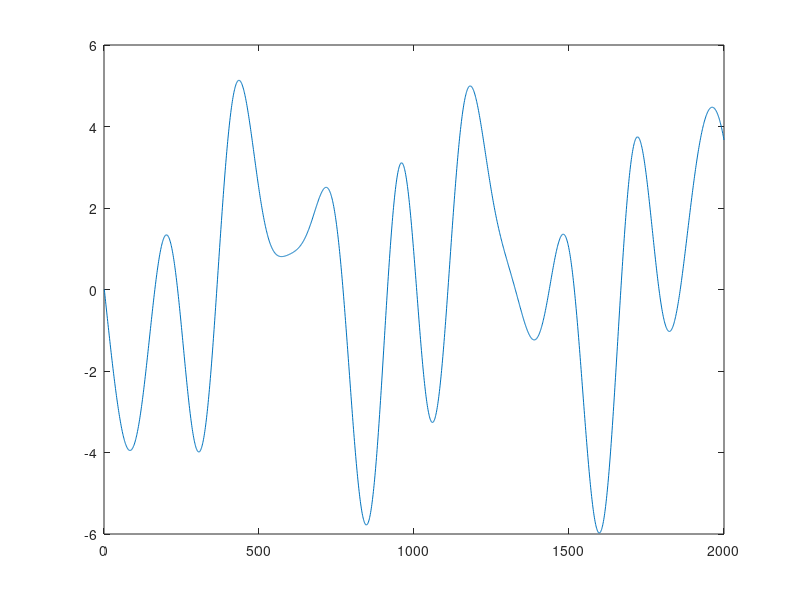

MATLAB code to generate this figure:
% === Mass-Spring array, Modal Approach

% This code solves the equations of motion for a lumped mass-spring array
% using the modal method. 
% It can serve as a (very!) crude first example of a physics-based
% sound synthesis algorithm. 
% The vector of amplitudes is chosen randomly, as well as the frequency of
% the first mode.
%
% If you want to experiment some aleatoric music, try running this code
% several times, like this:
%   for II=1:10
%   MDoF_Modal; pause(rand())
%   end
%
% INPUT PARAMETERS:
%   DT: duration of the simulation (in seconds)
%   SR: sampling rate (in Hz)
%   N:  number of degrees of freedom (masses)
%   pt: output location (from 1 to N)
%   M:  vector of the mass values (default random values)
%   C:  vector of the stiffness coefficients (default random values)
%   Ampli: vector of amplitudes for the modes (length N)
%   phi: vector of phases (length N)
%
% AUTHOR: Alberto Torin, University of Edinburgh
% Under Creative Commons By Attribution license.
% ==========================================================

% == Initial parameters
DT = 2;
SR = 96000;

N = 70;
pt = 23;

M = 0.5 + rand(N,1);
C = (2*pi*440)^2 * rand(N+1,1);

Ampli = 10*rand(N,1).^2;
phi = zeros(N,1);


% == CODE STARTS HERE 
% find number of samples and create time vector
NF = floor(DT*SR);
time = (0:NF-1)/SR;

% convert vectors into diagonal matrices
M = sparse(diag(M));
C = sparse(diag(C));

% create matrix A and A transpose (see lecture slides)
A = spdiags([-ones(N,1), ones(N,1)], -1:0, N+1, N);
AT = A';

% create stiffness matrix
K = AT*C*A;

% divide by masses matrix
B = M\K;

% find eigenvectors and eigenvalues
% ATTENTION: this operation requires creating a full matrix. This can
% require a lot of memory when N is large!
[V,E] = eig(full(B));
evals = sqrt(diag(E));

% create a matrix of the argument for the sine function
T = kron(evals, time) + kron(phi, ones(numel(time),1)');

% find the relative amplitudes of the various modes at the specified point
Amps = V(pt, :)'.*Ampli;

% create the individual sound signals for the various modes
snd = sparse(diag(Amps)) * sin(T); 

% create the final signal by summing the individual ones
y = sum(snd,1)';

% == Plot the initial portion of the final signal
plot(y(1:2000));

% == fade out to avoid click
ramp = linspace(1,0,1000)';
fade = ones(NF,1);
fade(end-999:end) = ramp;

% == play the sound
soundsc(fade.*y, SR)
